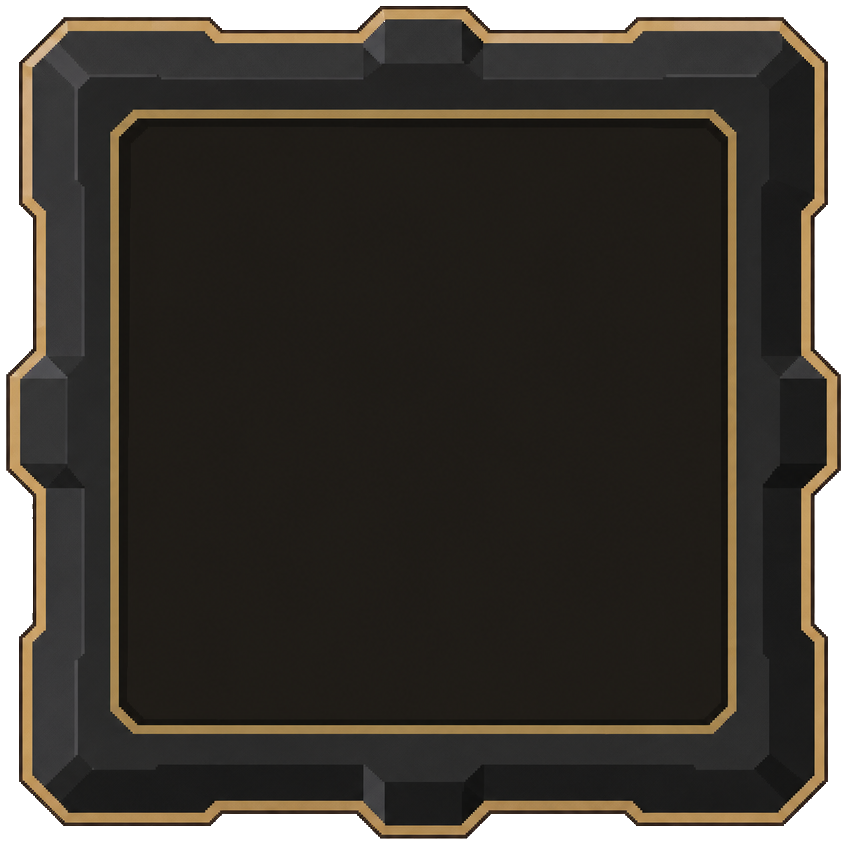
#> input picture context/design/hud-assets/hud-ability-slot.png, 847 x 845 px, found by its file name; its folder holds only this picture in this run
$ python _make_transparent.py
#> lines starting #> are read from the running program, lines starting #| are printed output that depends on the picture; after the words box and inside, x2 and y2 are one past the last pixel; in counts of white or black regions, pixels touching at a corner belong together
"""Remove baked checkerboard backgrounds/holes from HUD PNGs → true alpha."""
from __future__ import annotations

from pathlib import Path

import numpy as np
from PIL import Image

ROOT = Path(__file__).resolve().parent
OUT_DIRS = [
    ROOT,
    Path(__file__).resolve().parents[3]
    / "samples"
    / "open-world-rpg"
    / "assets"
    / "ui"
    / "hud",
]


def checker_mask(rgb: np.ndarray) -> np.ndarray:
    r = rgb[..., 0].astype(np.float32)
    g = rgb[..., 1].astype(np.float32)
    b = rgb[..., 2].astype(np.float32)
    mx = np.maximum(np.maximum(r, g), b)
    mn = np.minimum(np.minimum(r, g), b)
    chroma = mx - mn
    luma = 0.2126 * r + 0.7152 * g + 0.0722 * b
    # Faux transparency cells + light gray fringe (any location)
    return (chroma < 32) & (luma > 150)


def near_black_border(rgb: np.ndarray, alpha: np.ndarray) -> np.ndarray:
    """Transparentize near-black pixels connected to the border (spill)."""
    r = rgb[..., 0].astype(np.float32)
    g = rgb[..., 1].astype(np.float32)
    b = rgb[..., 2].astype(np.float32)
    luma = 0.2126 * r + 0.7152 * g + 0.0722 * b
    chroma = np.maximum(np.maximum(r, g), b) - np.minimum(np.minimum(r, g), b)
    seed = (alpha > 0) & (chroma < 18) & (luma < 28)

    h, w = seed.shape
    visited = np.zeros((h, w), dtype=bool)
    stack: list[tuple[int, int]] = []
    for x in range(w):
        if seed[0, x]:
            stack.append((0, x))
        if seed[h - 1, x]:
            stack.append((h - 1, x))
    for y in range(h):
        if seed[y, 0]:
            stack.append((y, 0))
        if seed[y, w - 1]:
            stack.append((y, w - 1))
    while stack:
        y, x = stack.pop()
        if y < 0 or y >= h or x < 0 or x >= w or visited[y, x] or not seed[y, x]:
            continue
        visited[y, x] = True
        stack.extend(((y - 1, x), (y + 1, x), (y, x - 1), (y, x + 1)))
    return visited


def clean_image(path: Path) -> None:
    # Re-read from sibling sample copy if this file was already punched poorly?
    # Always process current file.
    im = Image.open(path).convert("RGBA")
    arr = np.array(im)
    rgb = arr[..., :3]
    alpha = arr[..., 3].copy()

    # If already mostly transparent outside, still punch remaining checker cells
    kill = checker_mask(rgb) & (alpha > 0)
    alpha[kill] = 0
    alpha[near_black_border(rgb, alpha)] = 0

    out = arr.copy()
    out[..., 3] = alpha
    transparent = out[..., 3] == 0
    out[transparent, 0:3] = 0

    result = Image.fromarray(out)
    for d in OUT_DIRS:
        d.mkdir(parents=True, exist_ok=True)
        dest = d / path.name
        result.save(dest, optimize=True)
    frac = transparent.mean()
    print(f"{path.name}: transparent={frac:.1%}  center_a={out[out.shape[0]//2, out.shape[1]//2, 3]}")


def main() -> None:
    # Prefer regenerating from Cursor assets originals if present (pre-punch)
    originals = Path(
        r"C:\Users\johnr\.cursor\projects\c-Users-johnr-Documents-3DGameIdea\assets"
    )
    for path in sorted(ROOT.glob("hud-*.png")):
        src = originals / path.name
        if src.exists():
            Image.open(src).convert("RGBA").save(path)
            print(f"restored {path.name} from original")
        clean_image(path)
#> in clean_image, im is the input picture: PIL image 847x845 RGBA; mean R, G, B, A 42.2, 37.6, 31.1, 228.3
#> in clean_image, `rgb = arr[..., :3]`:
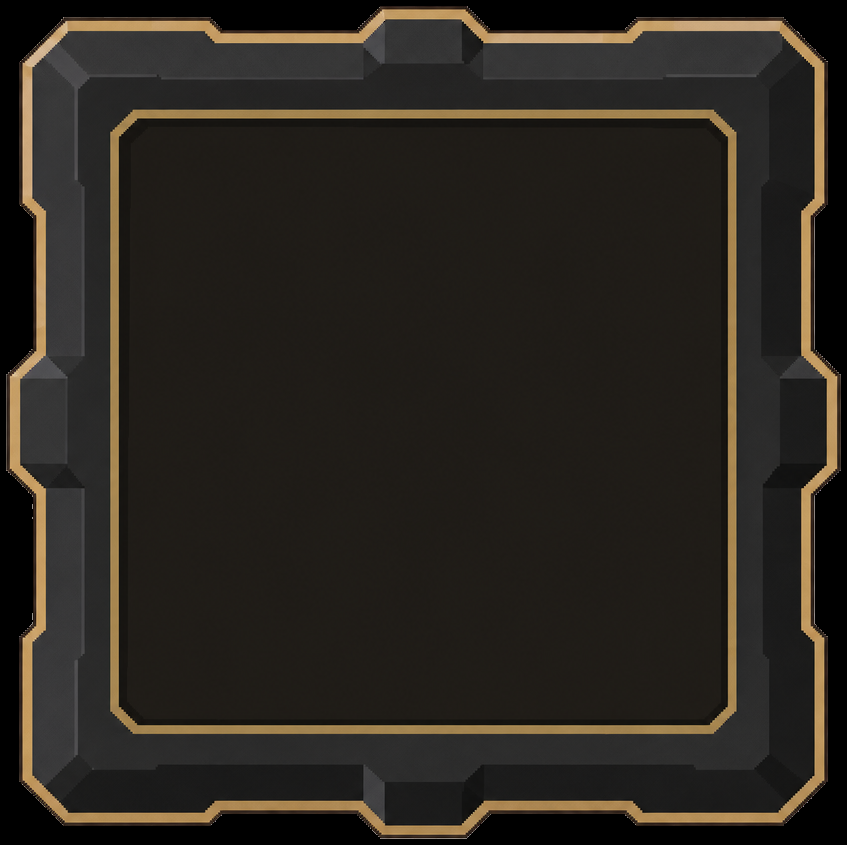
#> rgb: shape (845, 847, 3); mean R, G, B 42.2, 37.6, 31.1
#> in clean_image, `alpha = arr[..., 3].copy()`:
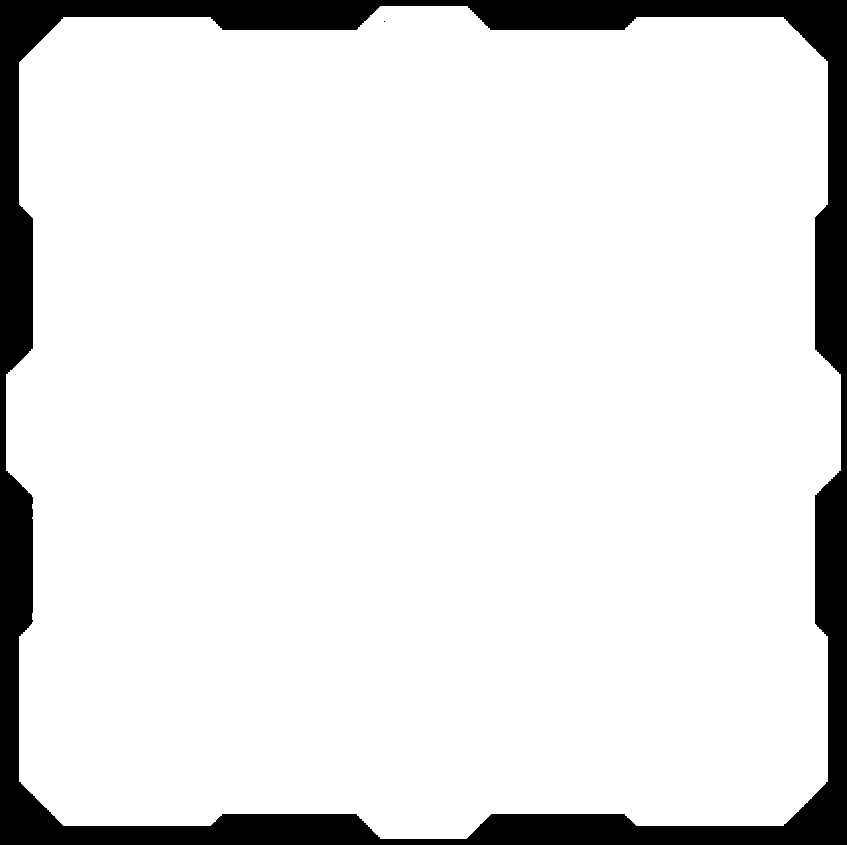
#> alpha: shape (845, 847); 89.5% white; 2 black regions (1 under 20 px), largest, box (x1, y1, x2, y2) and area: (0, 0, 847, 845) 75073
#> in checker_mask, `g = rgb[..., 1].astype(np.float32)`:
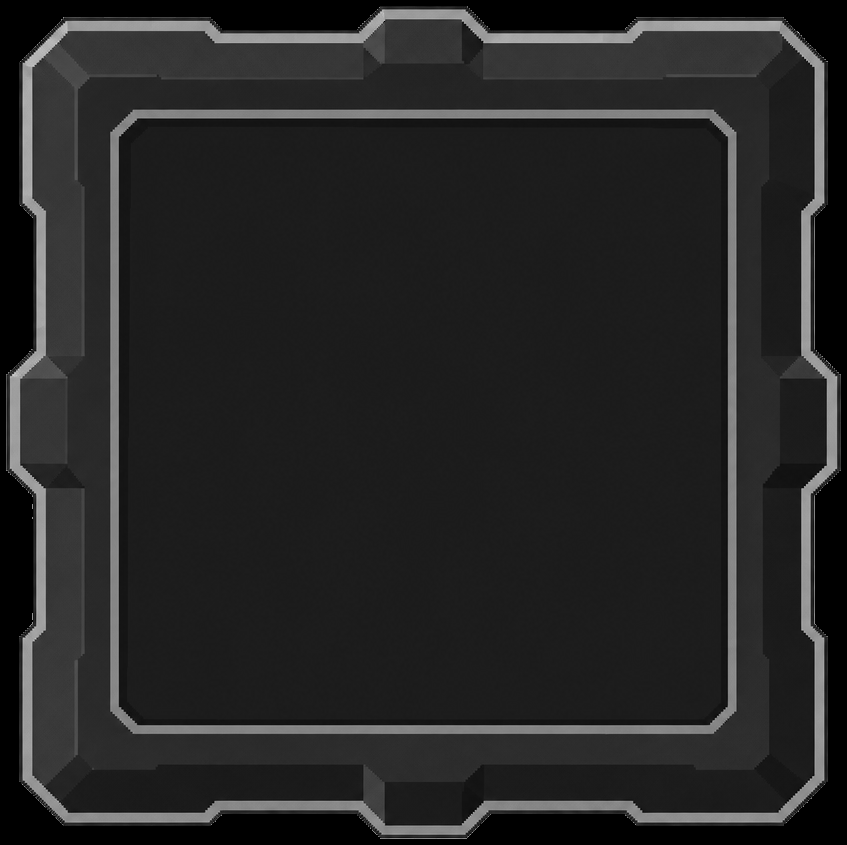
#> g: shape (845, 847) float32; min 0, max 211, mean 37.6
#> in checker_mask, `b = rgb[..., 2].astype(np.float32)`:
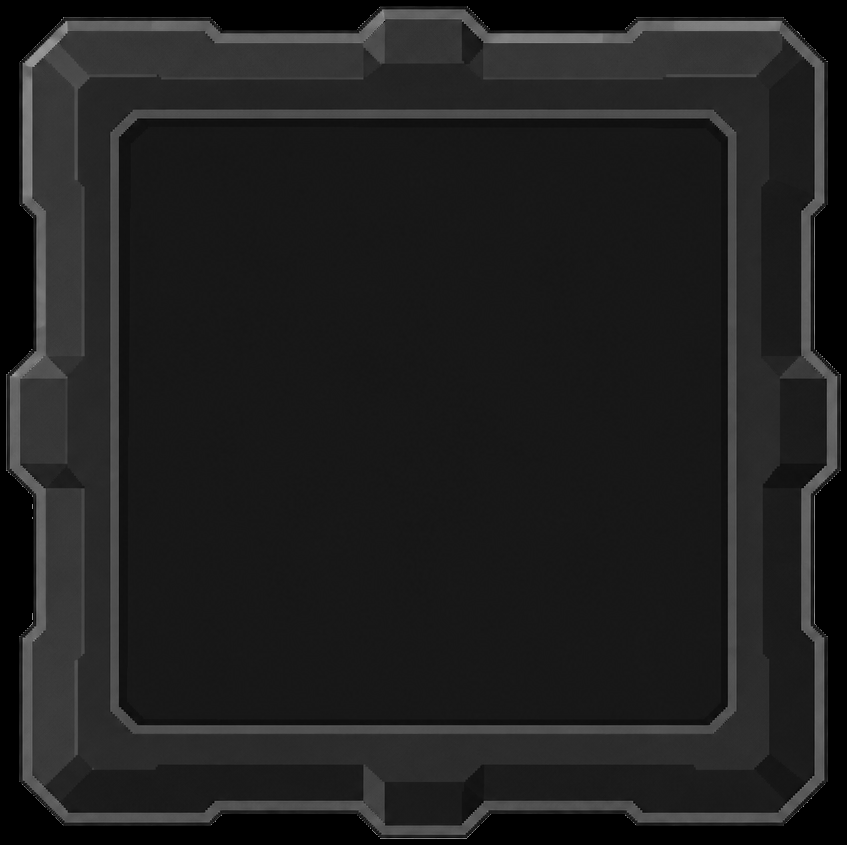
#> b: shape (845, 847) float32; min 0, max 186, mean 31.1
#> in checker_mask, `chroma = mx - mn`:
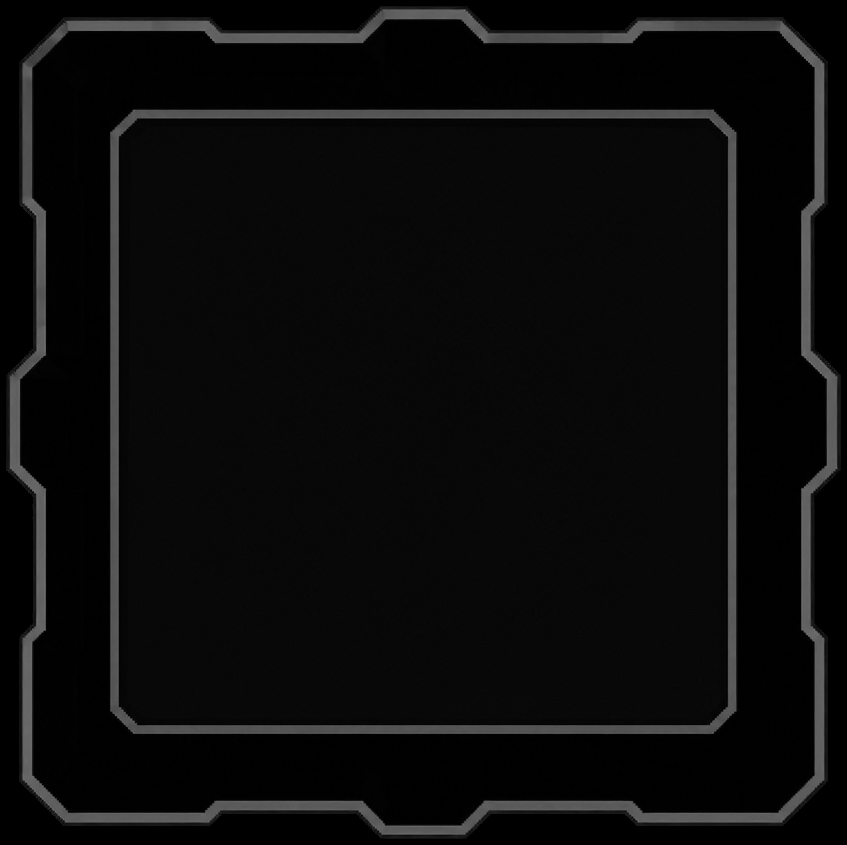
#> chroma: shape (845, 847) float32; min 0, max 118, mean 11.3
#> in checker_mask, `return (chroma < 32) & (luma > 150)`: returned value: shape (845, 847) bool; every value is 0
#> in near_black_border, `seed = (alpha > 0) & (chroma < 18) & (luma < 28)`:
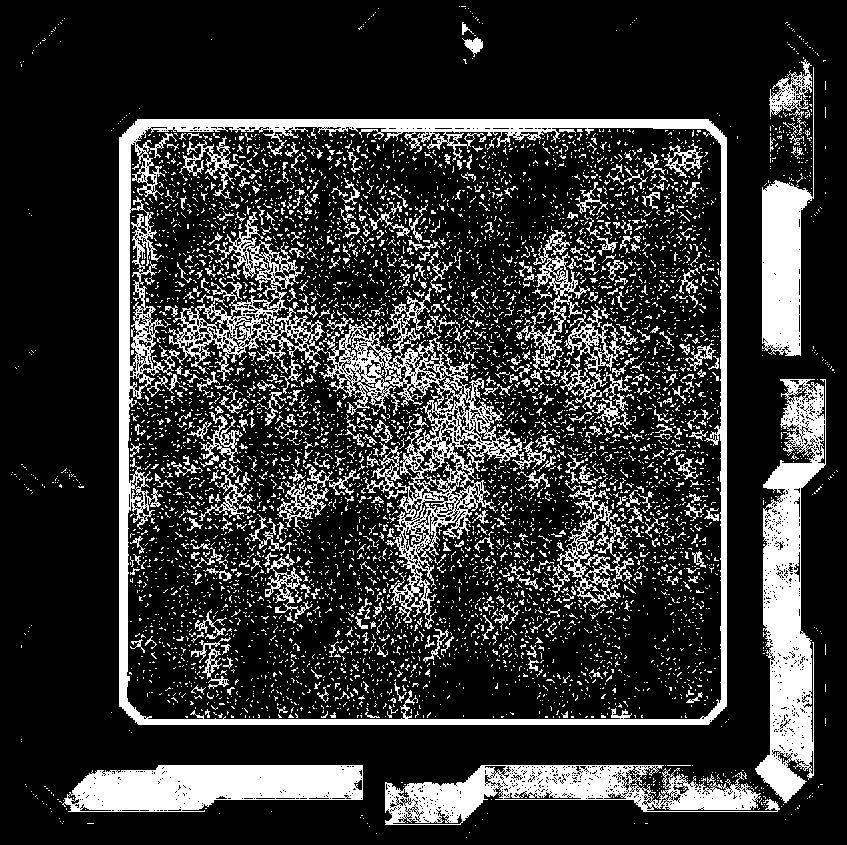
#> seed: shape (845, 847) bool; 19.9% white; 5600 white regions (5127 under 20 px), largest, box (x1, y1, x2, y2) and area: (119, 119, 727, 725) 44376, (755, 379, 826, 803) 14465, (62, 765, 363, 812) 10740
#> after the loop in near_black_border, `for x in range(w):`: stack = []
#> in clean_image, `frac = transparent.mean()`: frac = 0.105
#| hud-ability-slot.png: transparent=10.5%  center_a=255


if __name__ == "__main__":
    main()
